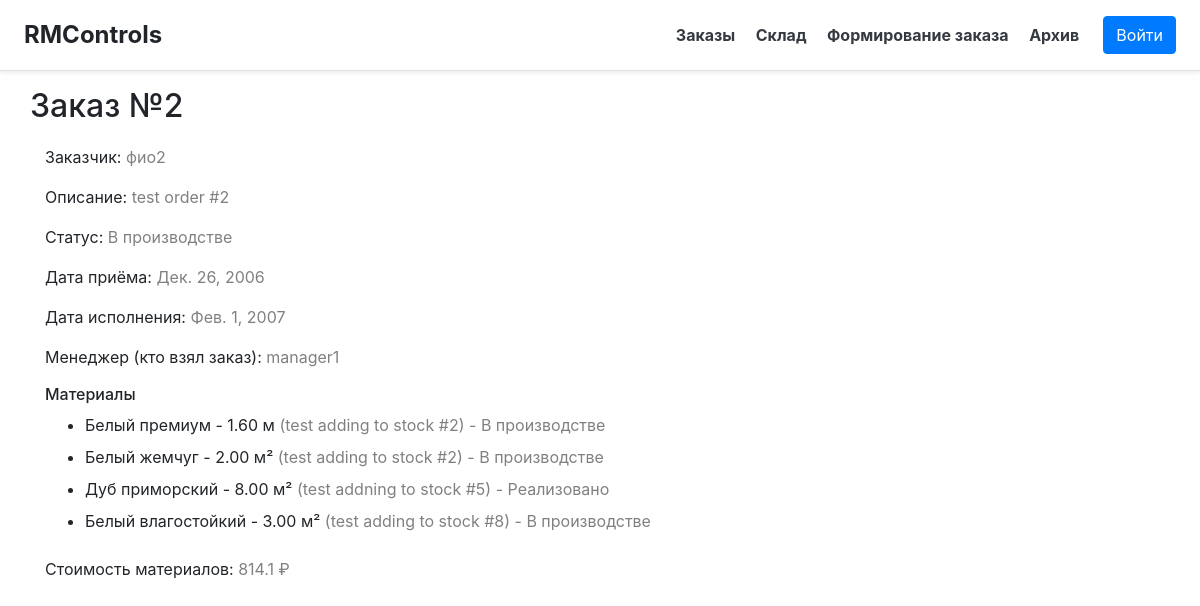
The page /order/2 on the database as committed earlier.
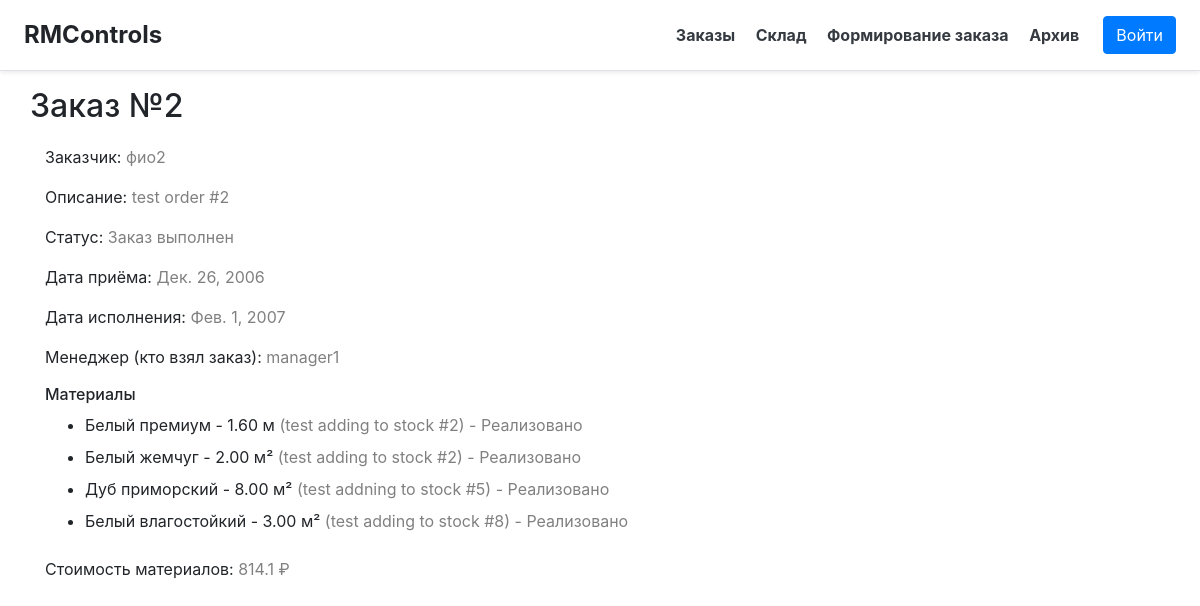
The same page on the database as committed later.
### main/models.py (models this page shows, shortened)
class Order(models.Model):
    description = models.CharField("Описание", max_length=50)
    manager = models.ForeignKey(Manager, models.SET_NULL, null=True, blank=True, verbose_name="Менеджер", default=None)
    client = models.CharField("Заказчик", max_length=50)
    order_date = models.DateField("Дата приёма", default=timezone.now().date())
    status = models.IntegerField("Статус", default=0, choices=[
        (0, "Ожидаются материалы"),
        (1, "В производстве"),
        (2, "Заказ выполнен")
    ])
    prod_date = models.DateField("Дата исполнения", blank=True, null=True)
    class Meta:
        verbose_name = "Заказ"
        verbose_name_plural = "Заказы"
        db_table = "orders"

class Material(models.Model):
    material = models.ForeignKey('AbsMaterial', models.PROTECT, verbose_name="Материал")
    count = models.FloatField("Кол-во")
    for_order = models.ForeignKey('Order', on_delete=models.SET_NULL, null=True, blank=True, verbose_name="Для заказа")
    status = models.IntegerField("Статус",
                                 choices=[(-1, "Не заказано"), (0, "Ожидается"), (1, "На складе"),
                                          (2, "В производстве"), (3, "Реализовано")], default=0)
    details = models.CharField("Детали", blank=True, null=True, max_length=100)
    price = models.FloatField("Цена", blank=True, null=True)
    class Meta:
        verbose_name = "Материал"
        verbose_name_plural = "Склад"
        db_table = "stock"

class Manager(models.Model):
    name = models.CharField("Менеджер", max_length=50)
    def __str__(self):
        return self.name
    class Meta:
        verbose_name = "Менеджер"
        verbose_name_plural = "Менеджеры"
        db_table = "managers"

class AbsMaterial(models.Model):
    title = models.CharField("Наименование", max_length=20)
    units = models.CharField("Единицы измерения", choices=map(lambda x: (x, x, ), UNITS), max_length=10, default="шт")
    parent = models.ForeignKey(Folder, models.CASCADE, null=True, verbose_name="Папка")
    picture_url = models.TextField("URL изображения", null=True, blank=True)
    class Meta:
        verbose_name = "Материал"
        verbose_name_plural = "Материалы"
        db_table = "abs-materials"

### main/views.py (the view)
# urls.py: path('order/<int:oid>', views.order),
@xframe_options_exempt
def order(request, oid, additional=0):
    o = Order.objects.get(id=oid)
    return render(request, 'main/order.html', context={
        'title': f'Заказ №{oid}', 'order': o, 'additional': additional,
        'cost': round(sum(map(lambda x: (
            x.price * x.count if x.price else x.material.get_last_price() if x.material.get_last_price() else 0),
                              o.material_set.all())), 2)})

### templates/main/order.html (shortened to what this page needs)
{% extends 'main/base.html' %}
{% load static %}
{% block content %}
    <div class="container">
        <div class="row">
            <h2 style="margin-bottom: 20px">{{ title }}
            </h2>
        </div>
        <label>Заказчик: <label style="color: gray">{{ order.client }}</label></label> <br>
        <label>Описание: <label style="color: gray; width: auto">{{ order.description }}</label></label> <br>
        <label>Статус: <label style="color: gray; width: auto">{{ order.get_status_display }}</label></label> <br>
        <label>Дата приёма: <label style="color: gray">{{ order.order_date }}</label></label> <br>
        <label>Дата исполнения: <label style="color: gray">{{ order.prod_date }}</label></label> <br>
        <label>Менеджер (кто взял заказ): <label style="color: gray">{{ order.manager }}</label></label> <br>
        <h6>Материалы</h6>
        <ul>
            {% for elem in order.material_set.all %}
                <li>
                    <label>{{ elem.material.title }} - {{ elem.count|floatformat:2 }} {{ elem.material.units }}</label>
                    <label style="color: gray">{% if elem.details %}({{ elem.details }}){% endif %}
                        - {{ elem.get_status_display }}</label>
                </li>
            {% endfor %}
        </ul>
        <label>Стоимость материалов: <label style="color: gray">{{ cost }} ₽</label></label>
    </div>
{% endblock %}

Rows that differ between the two databases and show on the page:
changed Order "фио2": status "В производстве" → "Заказ выполнен"
changed Material "Белый премиум": status "В производстве" → "Реализовано"
changed Material "Белый жемчуг": status "В производстве" → "Реализовано"
changed Material "test adding to stock #8": status "В производстве" → "Реализовано"
